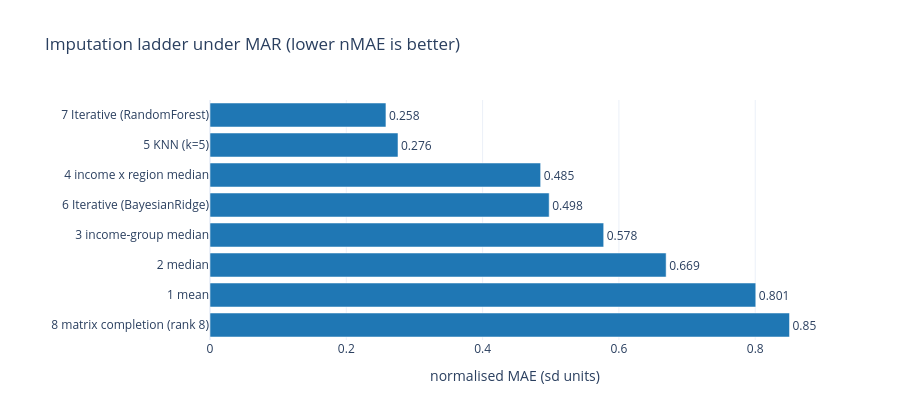

Notebook code for this chart:
### Markdown cell above
You will see `ConvergenceWarning: [IterativeImputer] Early stopping criterion
not reached`. That is expected and harmless here: `max_iter=10` over 40
correlated columns stops before the round-to-round change falls below
tolerance. Raise `max_iter` if you want it to disappear; the fills barely move.

`nMAE` is mean absolute error in standard deviations of the indicator, so it is
comparable across indicators. `sd_ratio` near 1 means the filled column kept
its spread. `spearman` is rank fidelity, which is what matters when the data is
used to rank countries.

### Code cell
fig = go.Figure()
fig.add_trace(go.Bar(x=mar["nMAE"], y=mar.index, orientation="h",
                     marker_color="#1f77b4",
                     text=mar["nMAE"].round(3), textposition="outside"))
fig.update_layout(title="Imputation ladder under MAR (lower nMAE is better)",
                  xaxis_title="normalised MAE (sd units)", height=420,
                  margin=dict(l=210), yaxis={"categoryorder": "total descending"})
fig.show()

best = mar["nMAE"].idxmin()
print(f"best: {best}  (nMAE {mar.loc[best, 'nMAE']:.3f})")
print(f"mean imputation: nMAE {mar.loc['1 mean', 'nMAE']:.3f}, "
      f"sd_ratio {mar.loc['1 mean', 'sd_ratio']:.2f}")
print("\nNote the sd_ratio column. Mean and median imputation score")
print("respectably on error while flattening the distribution -- the damage")
print("they do is invisible in MAE alone.")

### Figure 1 — Plotly figure (JSON) as saved in the notebook; plotly's stock layout.template omitted (floating-point values rounded to 4 significant figures)
{"data": [{"marker": {"color": "#1f77b4"}, "orientation": "h", "text": [0.801, 0.669, 0.578, 0.485, 0.276, 0.498, 0.258, 0.85], "textposition": "outside", "type": "bar", "x": [0.8008, 0.6693, 0.5777, 0.4851, 0.2758, 0.4976, 0.2582, 0.8503], "y": ["1 mean", "2 median", "3 income-group median", "4 income x region median", "5 KNN (k=5)", "6 Iterative (BayesianRidge)", "7 Iterative (RandomForest)", "8 matrix completion (rank 8)"]}], "layout": {"height": 420, "margin": {"l": 210}, "title": {"text": "Imputation ladder under MAR (lower nMAE is better)"}, "xaxis": {"title": {"text": "normalised MAE (sd units)"}}, "yaxis": {"categoryorder": "total descending"}}}
